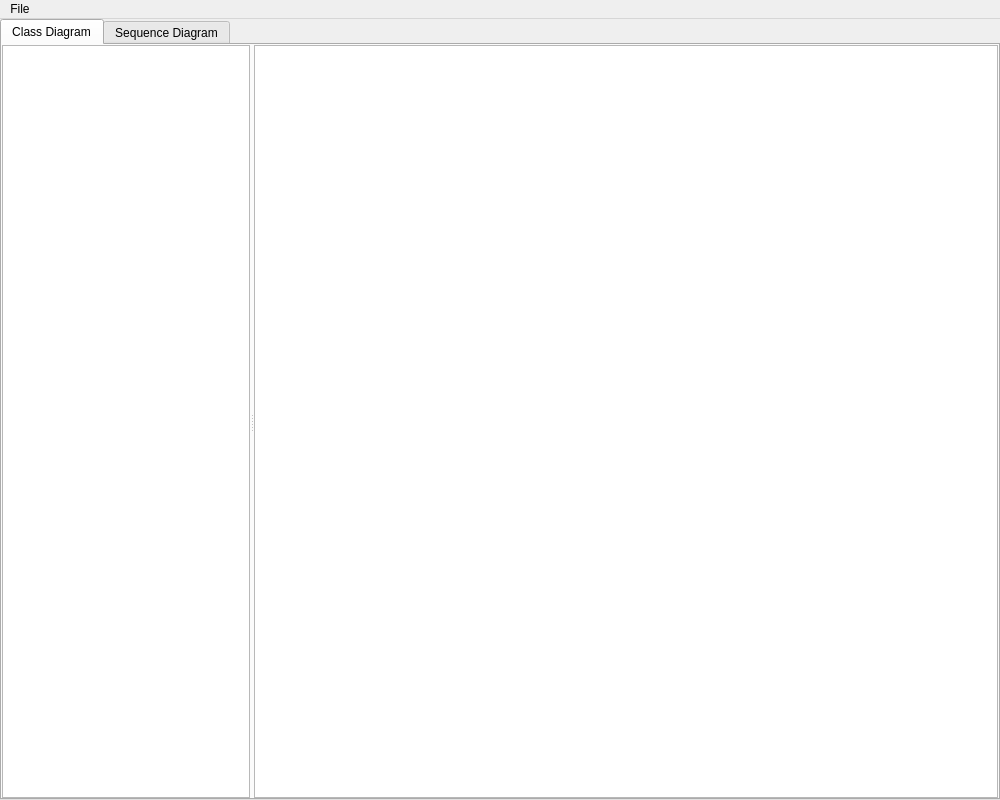
<?xml version="1.0" encoding="UTF-8"?>
<ui version="4.0">
 <class>MainWindow</class>
 <widget class="QMainWindow" name="MainWindow">
  <property name="geometry">
   <rect>
    <x>0</x>
    <y>0</y>
    <width>1000</width>
    <height>800</height>
   </rect>
  </property>
  <property name="sizePolicy">
   <sizepolicy hsizetype="Preferred" vsizetype="Preferred">
    <horstretch>0</horstretch>
    <verstretch>0</verstretch>
   </sizepolicy>
  </property>
  <property name="windowTitle">
   <string>MainWindow</string>
  </property>
  <property name="toolButtonStyle">
   <enum>Qt::ToolButtonIconOnly</enum>
  </property>
  <property name="animated">
   <bool>true</bool>
  </property>
  <property name="documentMode">
   <bool>false</bool>
  </property>
  <property name="tabShape">
   <enum>QTabWidget::Triangular</enum>
  </property>
  <property name="dockNestingEnabled">
   <bool>false</bool>
  </property>
  <property name="unifiedTitleAndToolBarOnMac">
   <bool>false</bool>
  </property>
  <widget class="QWidget" name="centralwidget">
   <layout class="QHBoxLayout" name="horizontalLayout" stretch="0">
    <property name="spacing">
     <number>0</number>
    </property>
    <property name="leftMargin">
     <number>0</number>
    </property>
    <property name="topMargin">
     <number>0</number>
    </property>
    <property name="rightMargin">
     <number>0</number>
    </property>
    <property name="bottomMargin">
     <number>0</number>
    </property>
    <item>
     <widget class="QTabWidget" name="tabWidget">
      <property name="currentIndex">
       <number>0</number>
      </property>
      <widget class="QWidget" name="classTab">
       <attribute name="title">
        <string>Class Diagram</string>
       </attribute>
       <layout class="QHBoxLayout" name="horizontalLayout_2">
        <property name="spacing">
         <number>0</number>
        </property>
        <property name="leftMargin">
         <number>0</number>
        </property>
        <property name="topMargin">
         <number>0</number>
        </property>
        <property name="rightMargin">
         <number>0</number>
        </property>
        <property name="bottomMargin">
         <number>0</number>
        </property>
        <item>
         <widget class="QSplitter" name="classSplitter">
          <property name="sizePolicy">
           <sizepolicy hsizetype="Expanding" vsizetype="Expanding">
            <horstretch>0</horstretch>
            <verstretch>0</verstretch>
           </sizepolicy>
          </property>
          <property name="orientation">
           <enum>Qt::Horizontal</enum>
          </property>
          <widget class="QListWidget" name="classList">
           <property name="sizePolicy">
            <sizepolicy hsizetype="Preferred" vsizetype="Preferred">
             <horstretch>1</horstretch>
             <verstretch>0</verstretch>
            </sizepolicy>
           </property>
          </widget>
          <widget class="QGraphicsView" name="classView">
           <property name="sizePolicy">
            <sizepolicy hsizetype="Preferred" vsizetype="Preferred">
             <horstretch>3</horstretch>
             <verstretch>0</verstretch>
            </sizepolicy>
           </property>
           <property name="dragMode">
            <enum>QGraphicsView::RubberBandDrag</enum>
           </property>
          </widget>
         </widget>
        </item>
       </layout>
      </widget>
      <widget class="QWidget" name="sequenceTab">
       <attribute name="title">
        <string>Sequence Diagram</string>
       </attribute>
       <layout class="QHBoxLayout" name="horizontalLayout_3">
        <property name="spacing">
         <number>0</number>
        </property>
        <property name="leftMargin">
         <number>0</number>
        </property>
        <property name="topMargin">
         <number>0</number>
        </property>
        <property name="rightMargin">
         <number>0</number>
        </property>
        <property name="bottomMargin">
         <number>0</number>
        </property>
        <item>
         <widget class="QSplitter" name="sequenceSplitter">
          <property name="orientation">
           <enum>Qt::Horizontal</enum>
          </property>
          <widget class="QWidget" name="widget" native="true">
           <property name="sizePolicy">
            <sizepolicy hsizetype="Preferred" vsizetype="Preferred">
             <horstretch>1</horstretch>
             <verstretch>0</verstretch>
            </sizepolicy>
           </property>
           <layout class="QVBoxLayout" name="verticalLayout">
            <property name="spacing">
             <number>0</number>
            </property>
            <property name="leftMargin">
             <number>0</number>
            </property>
            <property name="topMargin">
             <number>0</number>
            </property>
            <property name="rightMargin">
             <number>0</number>
            </property>
            <property name="bottomMargin">
             <number>0</number>
            </property>
            <item>
             <widget class="QWidget" name="widget_2" native="true">
              <property name="sizePolicy">
               <sizepolicy hsizetype="Preferred" vsizetype="Preferred">
                <horstretch>0</horstretch>
                <verstretch>0</verstretch>
               </sizepolicy>
              </property>
              <property name="layoutDirection">
               <enum>Qt::RightToLeft</enum>
              </property>
              <layout class="QHBoxLayout" name="horizontalLayout_4">
               <property name="spacing">
                <number>0</number>
               </property>
               <property name="leftMargin">
                <number>0</number>
               </property>
               <property name="topMargin">
                <number>0</number>
               </property>
               <property name="rightMargin">
                <number>0</number>
               </property>
               <property name="bottomMargin">
                <number>0</number>
               </property>
               <item>
                <widget class="QPushButton" name="buttonDown">
                 <property name="text">
                  <string>Move Down</string>
                 </property>
                 <property name="icon">
                  <iconset resource="icons.qrc">
                   <normaloff>:/arrowdown.png</normaloff>:/arrowdown.png</iconset>
                 </property>
                </widget>
               </item>
               <item>
                <widget class="QPushButton" name="buttonUp">
                 <property name="text">
                  <string>Move up</string>
                 </property>
                 <property name="icon">
                  <iconset resource="icons.qrc">
                   <normaloff>:/arrowup.png</normaloff>:/arrowup.png</iconset>
                 </property>
                </widget>
               </item>
              </layout>
             </widget>
            </item>
            <item>
             <widget class="QListWidget" name="sequenceList">
              <property name="sizePolicy">
               <sizepolicy hsizetype="Preferred" vsizetype="Preferred">
                <horstretch>0</horstretch>
                <verstretch>1</verstretch>
               </sizepolicy>
              </property>
              <property name="contextMenuPolicy">
               <enum>Qt::CustomContextMenu</enum>
              </property>
              <property name="dragDropMode">
               <enum>QAbstractItemView::InternalMove</enum>
              </property>
              <property name="defaultDropAction">
               <enum>Qt::MoveAction</enum>
              </property>
             </widget>
            </item>
           </layout>
          </widget>
          <widget class="QGraphicsView" name="sequenceView">
           <property name="sizePolicy">
            <sizepolicy hsizetype="Preferred" vsizetype="Preferred">
             <horstretch>3</horstretch>
             <verstretch>0</verstretch>
            </sizepolicy>
           </property>
          </widget>
         </widget>
        </item>
       </layout>
      </widget>
     </widget>
    </item>
   </layout>
  </widget>
  <widget class="QMenuBar" name="menubar">
   <property name="geometry">
    <rect>
     <x>0</x>
     <y>0</y>
     <width>1000</width>
     <height>21</height>
    </rect>
   </property>
   <widget class="QMenu" name="menuFile">
    <property name="title">
     <string>File</string>
    </property>
    <addaction name="actionNew"/>
    <addaction name="actionOpen"/>
    <addaction name="actionSave"/>
    <addaction name="actionSaveAs"/>
   </widget>
   <addaction name="menuFile"/>
  </widget>
  <action name="actionNew">
   <property name="text">
    <string>New</string>
   </property>
  </action>
  <action name="actionSave">
   <property name="text">
    <string>Save</string>
   </property>
   <property name="shortcut">
    <string>Ctrl+S</string>
   </property>
  </action>
  <action name="actionSaveAs">
   <property name="text">
    <string>Save As</string>
   </property>
  </action>
  <action name="actionOpen">
   <property name="text">
    <string>Open</string>
   </property>
  </action>
 </widget>
 <resources>
  <include location="icons.qrc"/>
 </resources>
 <connections/>
</ui>
